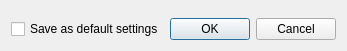
<ui version="4.0" >
 <class>FormatSettingsDialog</class>
 <widget class="QDialog" name="FormatSettingsDialog" >
  <property name="geometry" >
   <rect>
    <x>0</x>
    <y>0</y>
    <width>298</width>
    <height>51</height>
   </rect>
  </property>
  <property name="windowTitle" >
   <string>Custom settings</string>
  </property>
  <layout class="QVBoxLayout" name="verticalLayout" >
   <item>
    <spacer name="verticalSpacer" >
     <property name="orientation" >
      <enum>Qt::Vertical</enum>
     </property>
     <property name="sizeHint" stdset="0" >
      <size>
       <width>20</width>
       <height>4</height>
      </size>
     </property>
    </spacer>
   </item>
   <item>
    <layout class="QHBoxLayout" name="horizontalLayout" >
     <item>
      <widget class="QCheckBox" name="saveCB" >
       <property name="text" >
        <string>Save as default settings</string>
       </property>
      </widget>
     </item>
     <item>
      <spacer name="horizontalSpacer" >
       <property name="orientation" >
        <enum>Qt::Horizontal</enum>
       </property>
       <property name="sizeHint" stdset="0" >
        <size>
         <width>40</width>
         <height>20</height>
        </size>
       </property>
      </spacer>
     </item>
     <item>
      <widget class="QPushButton" name="okButotn" >
       <property name="text" >
        <string>OK</string>
       </property>
      </widget>
     </item>
     <item>
      <widget class="QPushButton" name="cancelButton" >
       <property name="text" >
        <string>Cancel</string>
       </property>
      </widget>
     </item>
    </layout>
   </item>
  </layout>
 </widget>
 <resources/>
 <connections>
  <connection>
   <sender>cancelButton</sender>
   <signal>clicked()</signal>
   <receiver>FormatSettingsDialog</receiver>
   <slot>reject()</slot>
   <hints>
    <hint type="sourcelabel" >
     <x>400</x>
     <y>54</y>
    </hint>
    <hint type="destinationlabel" >
     <x>224</x>
     <y>38</y>
    </hint>
   </hints>
  </connection>
  <connection>
   <sender>okButotn</sender>
   <signal>clicked()</signal>
   <receiver>FormatSettingsDialog</receiver>
   <slot>accept()</slot>
   <hints>
    <hint type="sourcelabel" >
     <x>317</x>
     <y>54</y>
    </hint>
    <hint type="destinationlabel" >
     <x>224</x>
     <y>38</y>
    </hint>
   </hints>
  </connection>
 </connections>
</ui>
